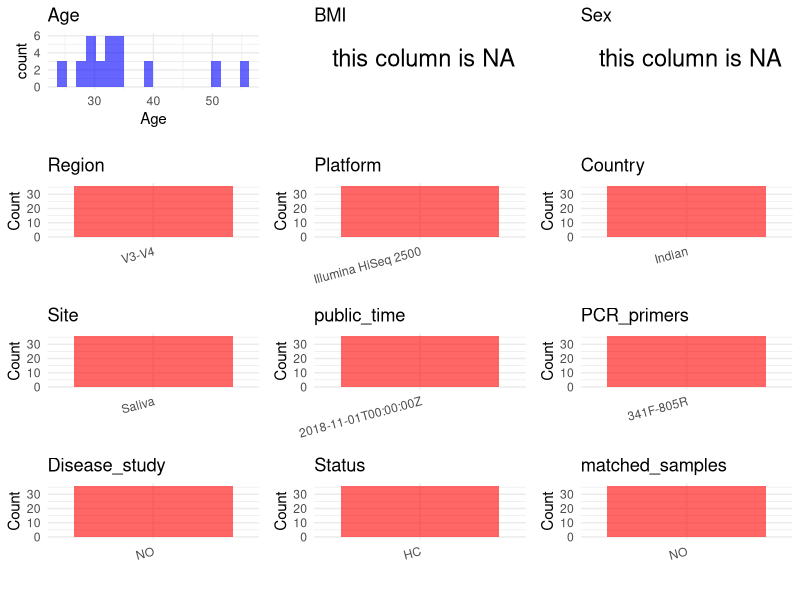

This chart was generated by the following R code: (Note: this script raises an error after producing the figure.)
## ---- chunk 1
# Load necessary libraries
library(dplyr)
library(ggplot2)
library(cowplot)
library(readxl)

# Set working directory (update this path to your local directory)
setwd("/home/dongbiao/word_embedding_microbiome/all_data/oral/global-oral-microbiome/data/projects/PRJNA419274")

# Read the initial metadata files
initial_meta<-read.csv("SraRunTable.csv")

head(initial_meta)
## ---- chunk 2
# Create a uniform metadata dataframe
metadata <- data.frame(
  BioProject = initial_meta$BioProject,
  Run = initial_meta$Run,
  sample_name = initial_meta$Sample.Name,
  Age = initial_meta$age,
  BMI = NA,
  Sex=NA,
  Region = "V3-V4",
  Platform = initial_meta$Instrument,
  Country = "Indian",
  Site = "Saliva",
  public_time = initial_meta$ReleaseDate,
  stringsAsFactors = FALSE
)
metadata<-unique(metadata)
## ---- chunk 3
# Add information obtained from the publication
metadata$PCR_primers <- "341F-805R"
metadata$title <- "Diversity and functional analysis of salivary microflora of Indian Antarctic expeditionaries"
metadata$Disease_study <- "NO"

# Assign disease status based on sample_name patterns
metadata$Status <- "HC"
metadata$matched_samples <- "NO"
## ---- chunk 4
# Check the number of unique runs and sample names
print(paste("Number of unique runs:", length(unique(metadata$Run))))
print(paste("Number of unique sample names:", length(unique(metadata$sample_name))))
## ---- chunk 5
# Select columns for visualization
plot_data <- metadata %>%
  select(-BioProject, -Run, -sample_name, -title)

# Function to create simple plots for each column
create_simple_plots <- function(data) {
  plots <- list()
  
  for (col in colnames(data)) {
    # Check if the column is all NA
    if (all(is.na(data[[col]]))) {
      # Create an empty plot with text indicating all NA
      p <- ggplot() +
        annotate("text", x = 0.5, y = 0.5, label = "this column is NA", size = 6) +
        labs(title = col) +
        theme_void()
    } else if (is.numeric(data[[col]])) {
      # Numeric variable: histogram
      p <- ggplot(data, aes(x = .data[[col]])) +
        geom_histogram(fill = "blue", alpha = 0.6, bins = 20, na.rm = TRUE) +
        labs(title = col) +
        theme_minimal()
    } else {
      # Categorical variable: bar plot (remove NA values)
      count_data <- as.data.frame(table(data[[col]], useNA = "ifany"))
      p <- ggplot(count_data, aes(x = reorder(Var1, -Freq), y = Freq)) +
        geom_col(fill = "red", alpha = 0.6) +
        labs(title = col, x = NULL, y = "Count") +
        theme_minimal() +
        theme(axis.text.x = element_text(angle = 15, hjust = 1))
    }
    plots[[col]] <- p
  }
  
  return(plots)
}

# Generate and arrange plots
plots <- create_simple_plots(plot_data)
p<-plot_grid(plots$Age, 
          plots$BMI, 
          plots$Sex, 
          plots$Region, 
          plots$Platform, 
          plots$Country, 
          plots$Site,
          plots$public_time, 
          plots$PCR_primers,
          plots$Disease_study,
          plots$Status,
          plots$matched_samples,# add 
          ncol = 3, align = "hv", axis = "lb")
ggsave("Metadata_Summary.png", plot = p, width = 8, height = 6, dpi = 150)
## ---- chunk 6
knitr::include_graphics("Metadata_Summary.png")
## ---- chunk 7
# Reorder columns to match the desired format
metadata <- metadata[, c(
  "BioProject", "Run", "sample_name", "Age", "BMI", "Sex", 
  "Region", "Platform", "Country", "Site", "public_time", 
  "PCR_primers", "title", "Disease_study", "Status","matched_samples"
)]

# Export the uniform metadata to a CSV file
metadata<-unique(metadata)
write.csv(metadata, file = "metadata.csv", quote = FALSE)
head(metadata)
